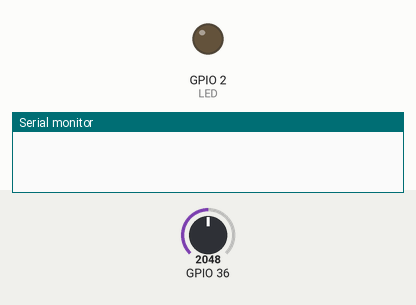
A sketch run on a simulated ESP32. Shown: output pins drawn as LEDs (lit = HIGH), the last lines printed to the serial monitor. The inputs (shaded band) are chosen by the test bench; at power-on: GPIO 36 = 2048. WiFi joins after 1.5 s; servers stay silent unless stated; no MQTT or app messages arrive unless stated.

Above: at 0.1 s.
At 0.6 s:
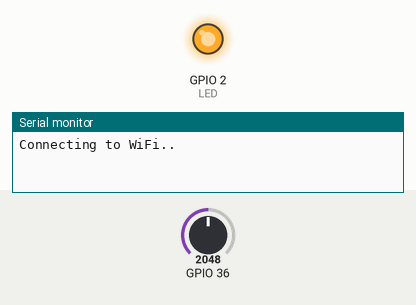
Timing chart, 0 to 2.5 s (numbered marks = the images above):
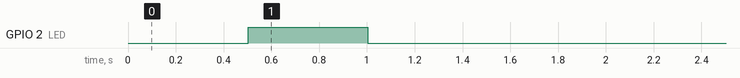

The sketch:

esp32_mqtt_lm335.ino
```cpp
// PubNub MQTT example using ESP32.
#include <WiFi.h>
#include <PubSubClient.h>

// WiFi Connection info.
char* ssid = "Skynet_2.0";
char* password =  "5anT1BrDi";

//MQTT connection info
char* mqttServer = "192.168.178.27";
int mqttPort = 1883;
char* clientID = "thermometer";
char* topicA = "cmnd/temp/celsius";
char* topicB = "cmnd/temp/fahrenheit";

WiFiClient espClient;
PubSubClient client(espClient);

#define LED 2

char grad_c[]="   ";
char grad_f[]="   ";

float Kelvin;
uint16_t  C_grad, F_grad;
uint8_t dk=6;

long lastMsg = 0;

void setup() {

  Serial.begin(115200);
  WiFi.begin(ssid, password);
  pinMode(LED,OUTPUT);

  while (WiFi.status() != WL_CONNECTED) {
    delay(500);
    Serial.println("Connecting to WiFi..");
    digitalWrite(LED, !digitalRead(LED));
  }
  Serial.println("Connected to the WiFi network");

  digitalWrite(LED, LOW);

  client.setServer(mqttServer, mqttPort);
}

void loop()
{
  long now = millis();
  if (now - lastMsg > 10000)
  {
     lastMsg = now;

     Kelvin = analogRead(A0) * 0.0808 - dk; // Read analog voltage and convert it to Kelvin [ADC_val * (3.31V/4096) / 10e-3V/K]
     Serial.println(Kelvin);
     F_grad = (Kelvin - 273) * 9 / 5 + 32;
     C_grad = Kelvin - 273;                      // Convert Kelvin to degree Celsius

     if(C_grad < 0)
     {
         C_grad = abs(C_grad);
         grad_c[0]='-';
     }else
         grad_c[0]  = (C_grad / 100) % 10 + 48;
     grad_c[1]  = (C_grad / 10) % 10 + 48;
     grad_c[2]  = C_grad % 10 + 48;

     grad_f[0]  = (F_grad / 100) % 10 + 48;
     grad_f[1]  = (F_grad / 10) % 10 + 48;
     grad_f[2]  = F_grad % 10 + 48;

     client.connect(clientID);
     client.publish(topicA, grad_c);
     client.publish(topicB, grad_f);
     client.disconnect();
  }
}
```
